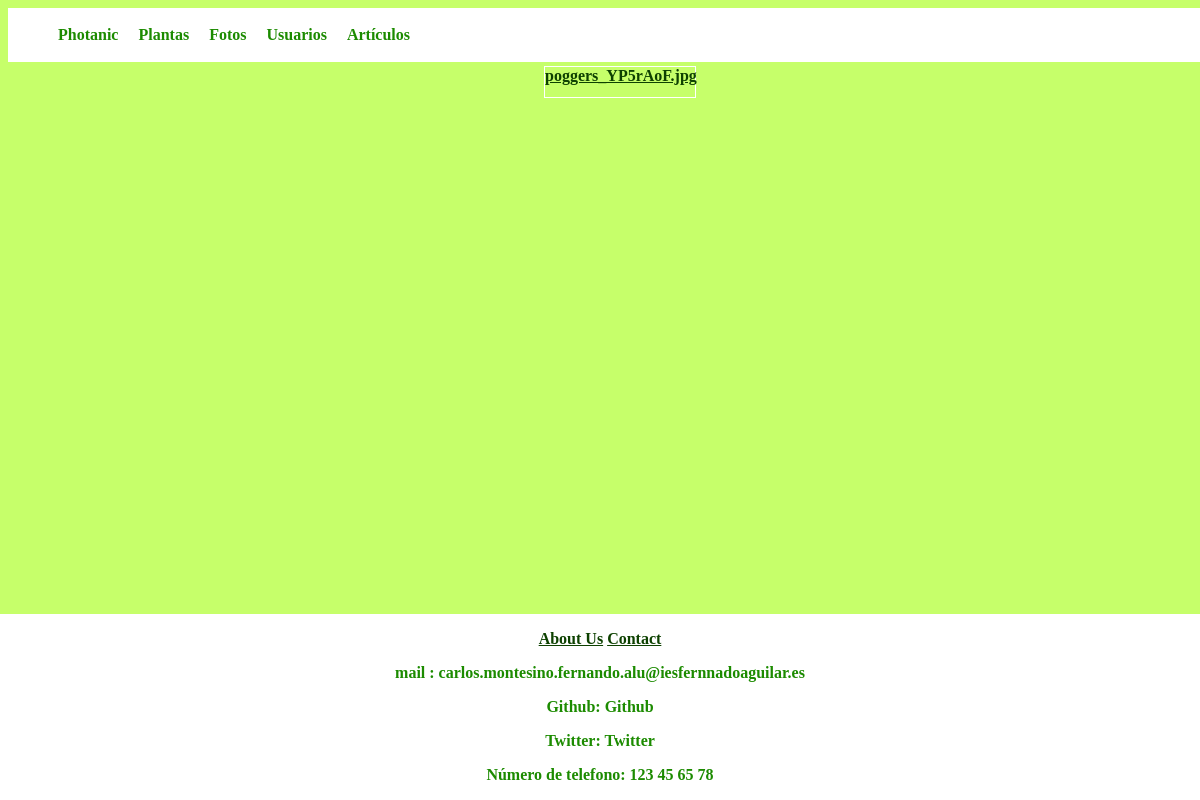
Before: /foto/ with the older database file.
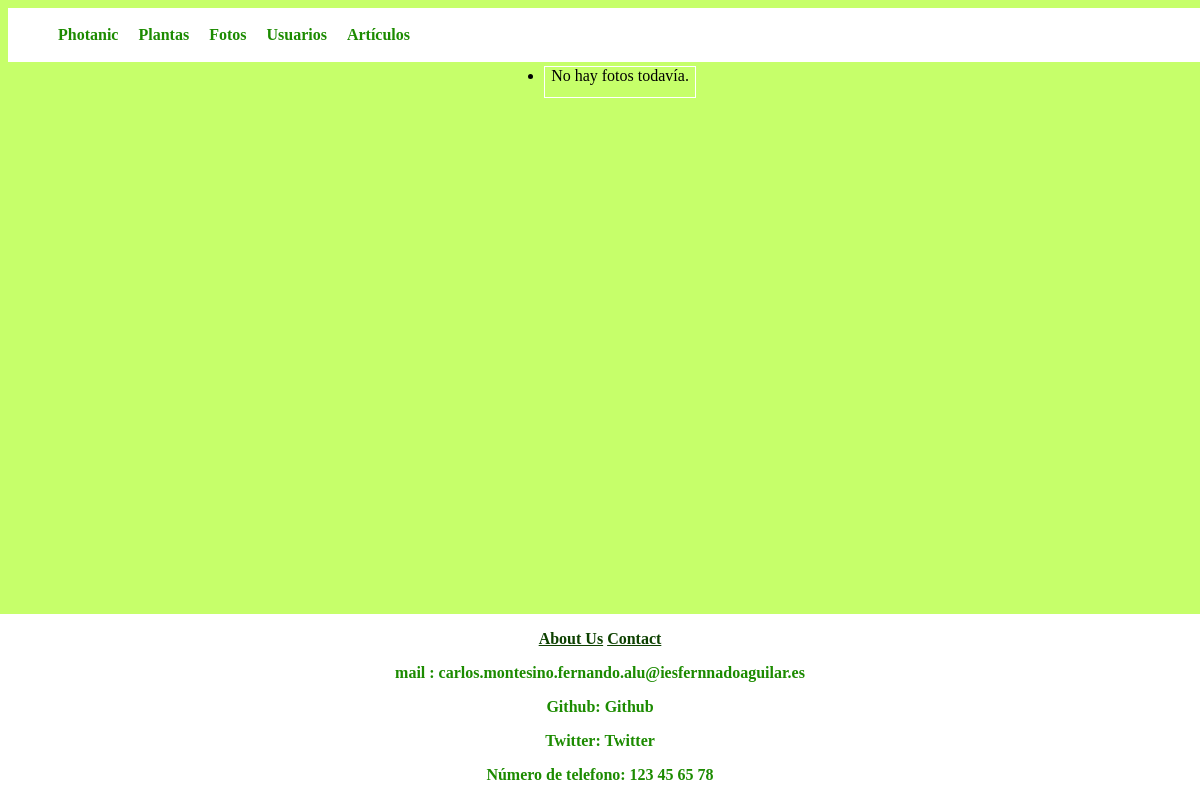
After: the same page with the newer database file.
### photanic_app/models.py (models this page shows)
class Foto(models.Model):
    Usu = models.ForeignKey(settings.AUTH_USER_MODEL, on_delete=models.CASCADE)
    plant = models.ForeignKey(Planta, on_delete=models.CASCADE)
    img = models.ImageField()
    place = models.CharField(max_length=23)
    descrip = models.CharField(max_length=200)
    time_stamp = models.DateTimeField()

### photanic_app/views.py (the view)
# urls.py: path('foto/',Lista_fotos.as_view(), name="fotos"),
class Lista_fotos(ListView):
    model = Foto

### photanic_app/templates/photanic_app/foto_list.html
{% extends 'base.html' %}
{% block content %}
        <center><h1>Fotos</h1></center>
    <body style="background-color:#a1ff75;">
        <center>
        <ul>
          {% for foto in object_list %}
          <li style=" list-style-type: none; margin: 0; padding: 0"> <a href="{{ foto.id }}">{{ foto.img }}</a>
          </li>
          {% empty %}
          <li>No hay fotos todavía.</li>
          {% endfor %}
        </ul>
        </center>
    </body>
{% endblock %}

### photanic_app/templates/base.html (shortened to what this page needs)
    <div id="BarraHTML">
    <ul>
    <li><a href="{% url 'index' %}">Photanic</a></li>
    <li><a href="{% url 'plants' %}">Plantas</a></li>
    <li><a href="{% url 'fotos' %}">Fotos</a></li>
    <li><a href="{% url 'usuarios-lista' %}">Usuarios</a></li>
    <li><a href="{% url 'articles' %}">Artículos</a></li>
    </ul>
    </div>
    <body style="background-color:#c6ff6a;">
    <div>
        {% block content %}
        {% endblock %}
      <div class="footer">
       <p>
         <a href="">About Us</a>
         <a href="">Contact</a>
         <p>mail : carlos.montesino.fernando.alu@iesfernnadoaguilar.es</p>
         <p>Github: <a href="https://github.com/CarlosMontesino02"></a>Github</p>
         <p>Twitter: <a href="https://mobile.twitter.com/montesinocarlos"></a>Twitter</p>
         <p>Número de telefono: 123 45 65 78</p>
      </p>
      </div>

### photanic_app/templates/base.html (style rules this page uses)
li { border: 1px solid rgb(255, 255, 255); height: 30px; width: 150px; }
a { color: rgb(13, 65, 0); font-weight: bold; }
#BarraHTML { background-color: #ffffff; padding: 2px; position: fixed; width: 100%; z-index: 10000; }
#BarraHTML ul { list-style-type: none; }
#BarraHTML li { display: inline; text-align: center; margin: 0 0 0 0; }
#BarraHTML li a { padding: 2px 7px 7px 7px; text-decoration: none; }
#BarraHTML a { color: rgb(28, 139, 0); font-weight: bold; }
.footer { position: fixed; left: 0; bottom: 0; width: 100%; background-color: rgb(255, 255, 255); color: rgb(28, 139, 0); text-align: center; font-weight: bold; }

Changed rows visible on the page:
removed Foto: img "poggers_YP5rAoF.jpg"
Other visible differences:
text now shown: "No hay fotos todavía."
